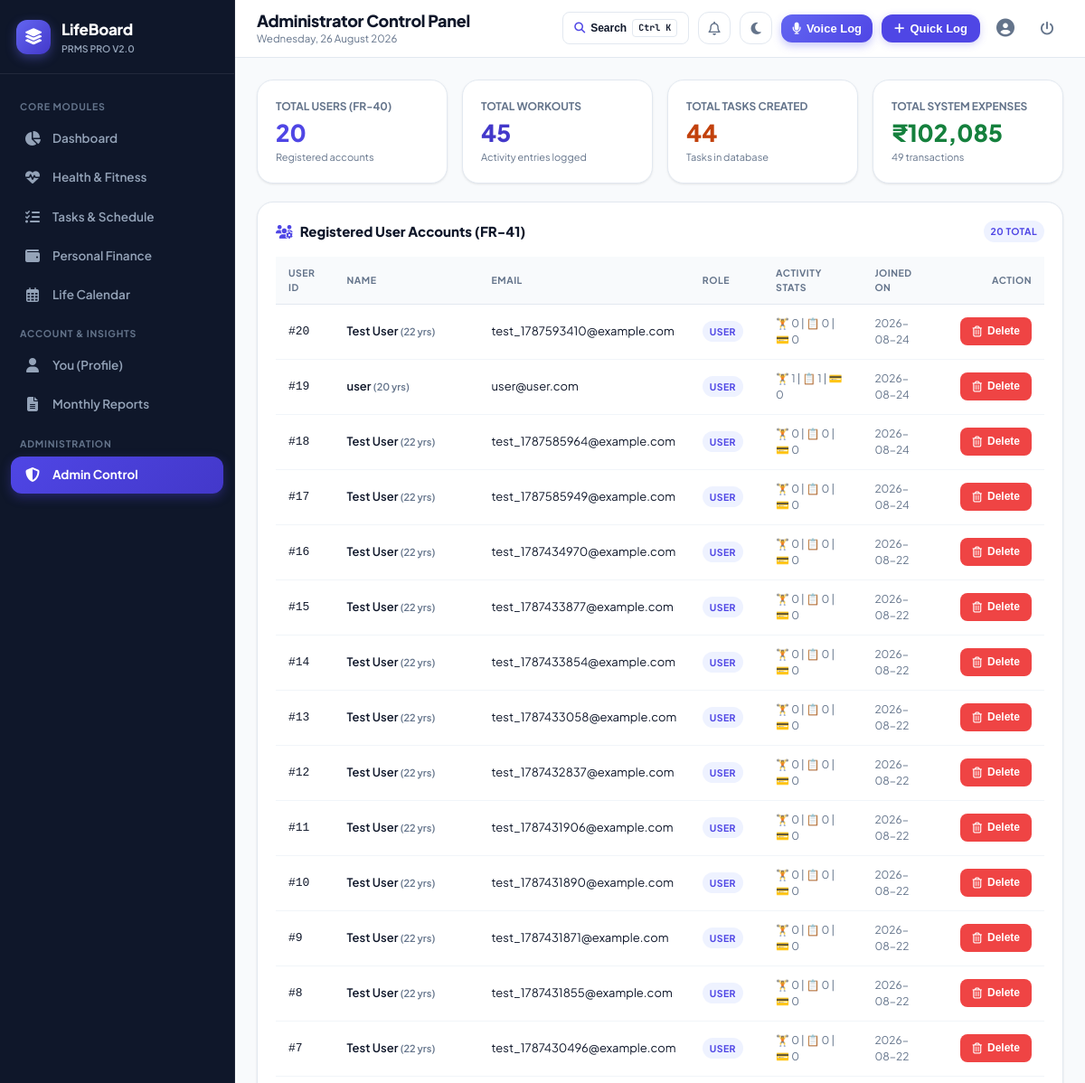
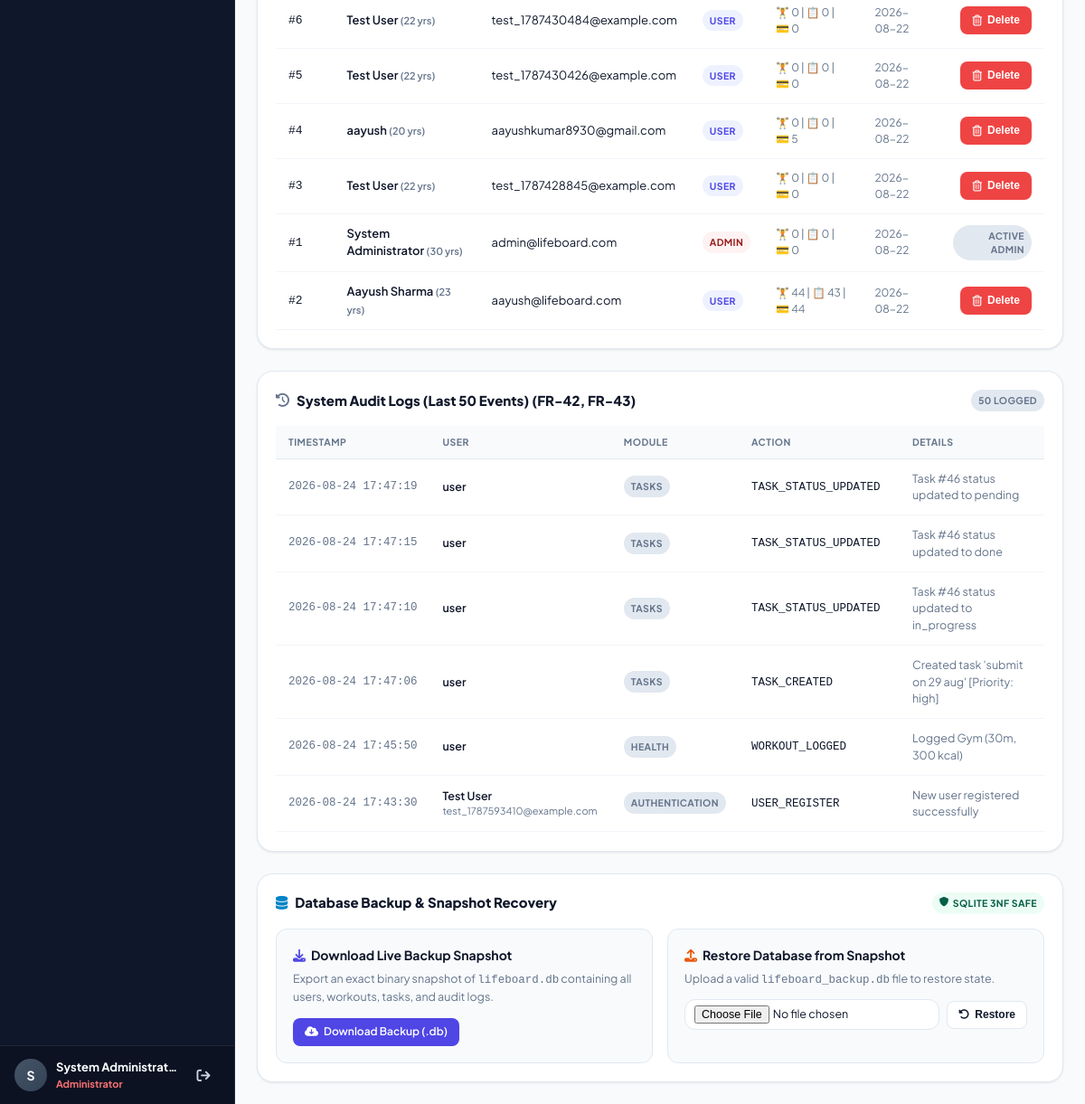
Page /admin (signed in) on the earlier database version (2 pictures, top to bottom).
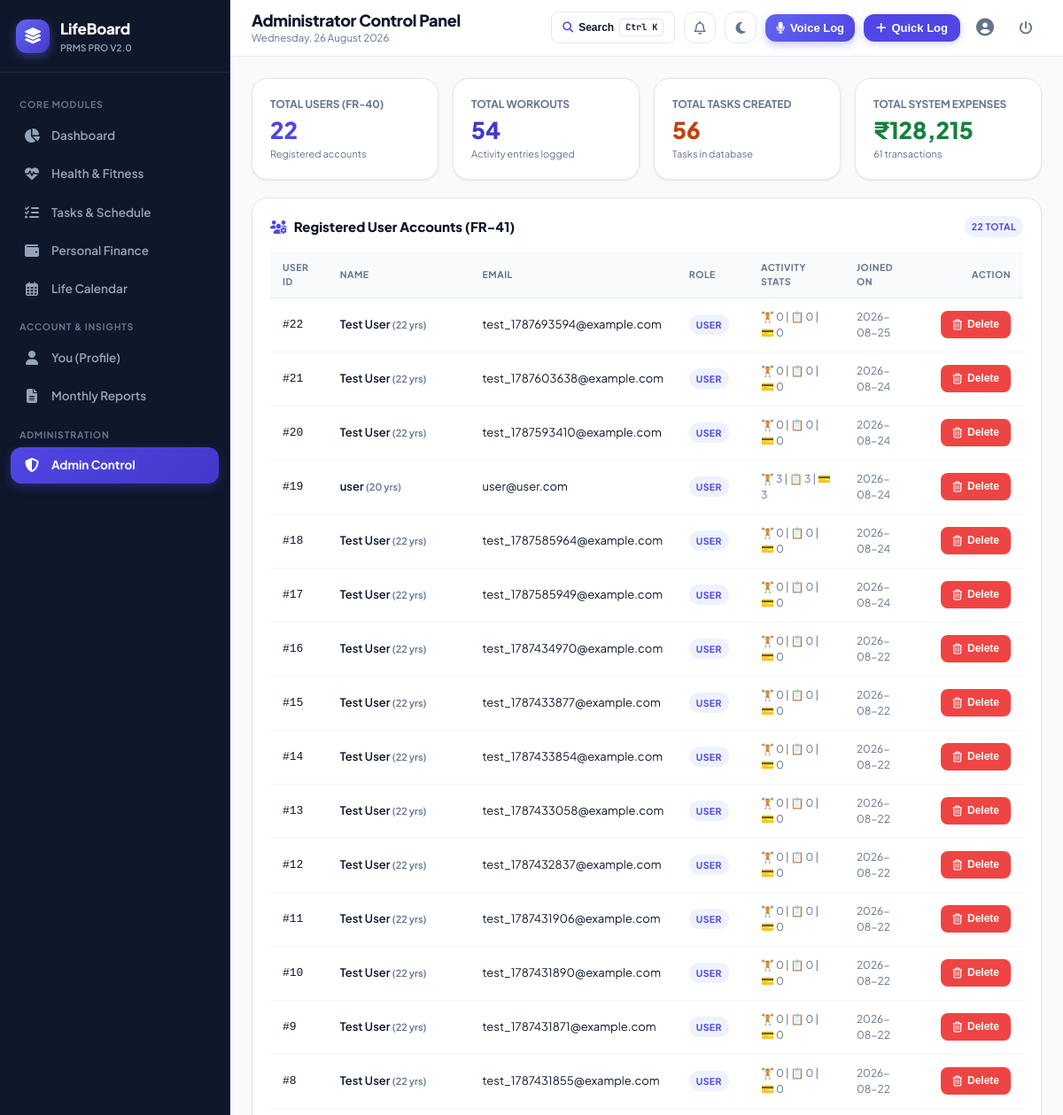
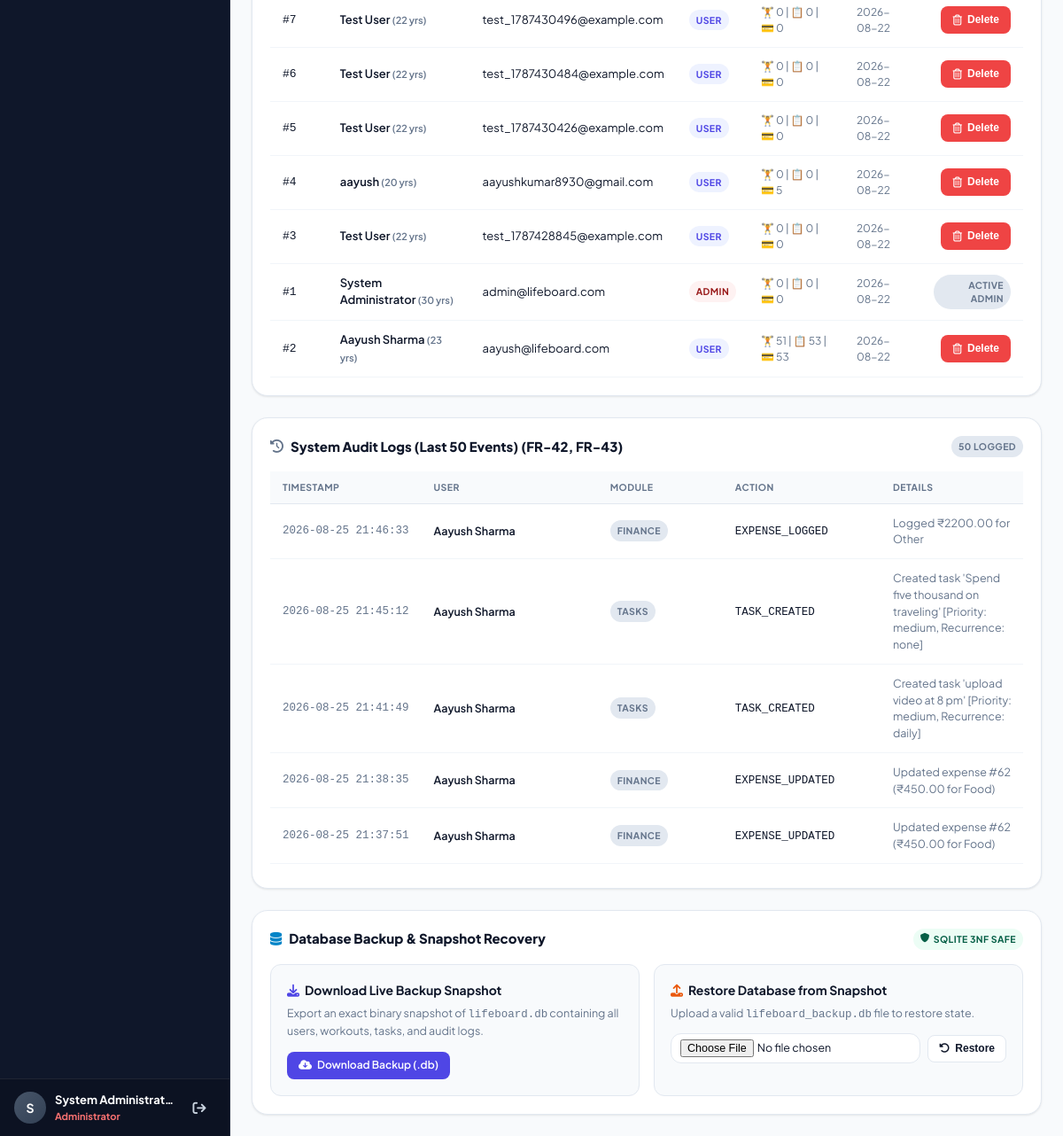
Same page on the later database version (2 pictures, top to bottom).
### tables this page shows
CREATE TABLE users (
        user_id INTEGER PRIMARY KEY AUTOINCREMENT,
        name VARCHAR(100) NOT NULL,
        email VARCHAR(150) NOT NULL UNIQUE,
        password_hash VARCHAR(256) NOT NULL,
        role VARCHAR(10) DEFAULT 'user',
        phone VARCHAR(20),
        age INTEGER,
        bio TEXT,
        created_at DATETIME DEFAULT CURRENT_TIMESTAMP
    );

CREATE TABLE audit_log (
        log_id INTEGER PRIMARY KEY AUTOINCREMENT,
        user_id INTEGER,
        user_email VARCHAR(150),
        action VARCHAR(100) NOT NULL,
        module VARCHAR(50) NOT NULL,
        details TEXT,
        timestamp DATETIME DEFAULT CURRENT_TIMESTAMP,
        FOREIGN KEY (user_id) REFERENCES users(user_id) ON DELETE SET NULL
    );

### app.py (the view)
@app.route('/admin')
@admin_required
def admin_panel():
    stats = models.get_admin_system_stats()
    users = models.get_all_registered_users()
    logs = models.get_audit_logs(limit=50)
    return render_template('admin/index.html',
                           stats=stats,
                           users=users,
                           logs=logs)

### app.py (called while the page is built)
def admin_required(f):
    @wraps(f)
    def decorated_function(*args, **kwargs):
        if 'user_id' not in session:
            flash('Please log in as an administrator.', 'warning')
            return redirect(url_for('login', next=request.path))
        if session.get('role') != 'admin':
            return render_template('errors/403.html'), 403
        return f(*args, **kwargs)
    return decorated_function

@app.after_request
def add_security_headers(response):
    response.headers['Cache-Control'] = 'no-cache, no-store, must-revalidate, max-age=0'
    response.headers['Pragma'] = 'no-cache'
    response.headers['Expires'] = '0'
    return response

### database.py (called while the page is built)
def get_db():
    conn = sqlite3.connect(DB_PATH)
    conn.row_factory = sqlite3.Row
    conn.execute("PRAGMA foreign_keys = ON;")
    return conn

### models.py (called while the page is built)
def get_user_by_id(user_id: int):
    conn = get_db()
    cursor = conn.cursor()
    cursor.execute("SELECT * FROM users WHERE user_id = ?", (user_id,))
    user = cursor.fetchone()
    conn.close()
    return user

### templates/admin/index.html (shortened to what the changed rows need)
{% extends "base.html" %}
{% block page_title %}Administrator Control Panel{% endblock %}
{% block content %}
<div class="grid-4">
  <div class="card">
    <div style="font-size: 12px; font-weight: 700; color: var(--text-muted); text-transform: uppercase;">Total Users (FR-40)</div>
    <div style="font-size: 26px; font-weight: 800; color: var(--primary);">{{ stats.total_users }}</div>
    <div style="font-size: 11px; color: var(--text-muted);">Registered accounts</div>
  </div>
  <div class="card">
    <div style="font-size: 12px; font-weight: 700; color: var(--text-muted); text-transform: uppercase;">Total Workouts</div>
    <div style="font-size: 26px; font-weight: 800; color: #4338ca;">{{ stats.total_workouts }}</div>
    <div style="font-size: 11px; color: var(--text-muted);">Activity entries logged</div>
  </div>
  <div class="card">
    <div style="font-size: 12px; font-weight: 700; color: var(--text-muted); text-transform: uppercase;">Total Tasks Created</div>
    <div style="font-size: 26px; font-weight: 800; color: #c2410c;">{{ stats.total_tasks }}</div>
    <div style="font-size: 11px; color: var(--text-muted);">Tasks in database</div>
  </div>
  <div class="card">
    <div style="font-size: 12px; font-weight: 700; color: var(--text-muted); text-transform: uppercase;">Total System Expenses</div>
    <div style="font-size: 26px; font-weight: 800; color: #15803d;">₹{{ "{:,.0f}".format(stats.total_spent_system) }}</div>
    <div style="font-size: 11px; color: var(--text-muted);">{{ stats.total_expenses }} transactions</div>
  </div>
</div>
<div class="card" style="margin-bottom: 24px;">
  <div class="card-header">
    <h3 class="card-title">
      <i class="fa-solid fa-users-gear" style="color: var(--primary);"></i>
      <span>Registered User Accounts (FR-41)</span>
    </h3>
    <span class="badge badge-primary">{{ users | length }} Total</span>
  </div>
  <div class="table-responsive">
    <table class="table-custom">
      <thead>
        <tr>
          <th>User ID</th>
          <th>Name</th>
          <th>Email</th>
          <th>Role</th>
          <th>Activity Stats</th>
          <th>Joined On</th>
          <th style="text-align: right;">Action</th>
        </tr>
      </thead>
      <tbody>
        {% for u in users %}
        <tr>
          <td><code>#{{ u.user_id }}</code></td>
          <td style="font-weight: 600;">
            {{ u.name }}
            {% if u.age %}<span style="font-size: 11px; color: var(--text-muted);">({{ u.age }} yrs)</span>{% endif %}
          </td>
          <td>{{ u.email }}</td>
          <td>
            <span class="badge {% if u.role == 'admin' %}badge-danger{% else %}badge-primary{% endif %}">
              {{ u.role }}
            </span>
          </td>
          <td style="font-size: 12px; color: var(--text-muted);">
            🏋️ {{ u.workout_count }} | 📋 {{ u.task_count }} | 💳 {{ u.expense_count }}
          </td>
          <td style="font-size: 12px; color: var(--text-muted);">{{ u.created_at[:10] }}</td>
          <td style="text-align: right;">
            {% if u.user_id != session.get('user_id') %}
            <form action="{{ url_for('admin_delete_user', target_user_id=u.user_id) }}" method="POST" style="display: inline;" data-confirm="Are you sure you want to delete user '{{ u.name }}'? All associated workouts, habits, tasks, and expenses will be permanently removed!">
              <button type="submit" class="btn btn-danger btn-sm" title="Delete User Account">
                <i class="fa-regular fa-trash-can"></i> Delete
              </button>
            </form>
            {% else %}
            <span class="badge badge-secondary">Active Admin</span>
            {% endif %}
          </td>
        </tr>
        {% endfor %}
      </tbody>
    </table>
  </div>
</div>
<div class="card">
  <div class="table-responsive" style="max-height: 450px; overflow-y: auto;">
    <table class="table-custom" style="font-size: 12.5px;">
      <thead>
        <tr>
          <th>Timestamp</th>
          <th>User</th>
          <th>Module</th>
          <th>Action</th>
          <th>Details</th>
        </tr>
      </thead>
      <tbody>
        {% for log in logs %}
        <tr>
          <td style="white-space: nowrap; color: var(--text-muted); font-family: monospace;">{{ log.timestamp }}</td>
          <td>
            <div style="font-weight: 600;">{{ log.user_name }}</div>
            {% if log.user_email %}<div style="font-size: 11px; color: var(--text-muted);">{{ log.user_email }}</div>{% endif %}
          </td>
          <td>
            <span class="badge badge-secondary">{{ log.module }}</span>
          </td>
          <td>
            <code>{{ log.action }}</code>
          </td>
          <td style="color: var(--text-muted);">{{ log.details or '—' }}</td>
        </tr>
        {% endfor %}
      </tbody>
    </table>
  </div>
</div>
{% endblock %}

Differences in the rows shown:
no longer on this page (row unchanged): audit_log: timestamp "2026-08-24 17:47:19", user_name "user", module "TASKS", action "TASK_STATUS_UPDATED", details "Task #46 status updated to pending"
no longer on this page (row unchanged): audit_log: timestamp "2026-08-24 17:47:15", user_name "user", module "TASKS", action "TASK_STATUS_UPDATED", details "Task #46 status updated to done"
no longer on this page (row unchanged): audit_log: timestamp "2026-08-24 17:47:10", user_name "user", module "TASKS", action "TASK_STATUS_UPDATED", details "Task #46 status updated to in_progress"
no longer on this page (row unchanged): audit_log: timestamp "2026-08-24 17:47:06", user_name "user", module "TASKS", action "TASK_CREATED", details "Created task 'submit on 29 aug' [Priority: high]"
no longer on this page (row unchanged): audit_log: timestamp "2026-08-24 17:45:50", user_name "user", module "HEALTH", action "WORKOUT_LOGGED", details "Logged Gym (30m, 300 kcal)"
no longer on this page (row unchanged): audit_log: timestamp "2026-08-24 17:43:30", user_name "Test User", user_email "test_1787593410@example.com", module "AUTHENTICATION", action "USER_REGISTER", details "New user registered successfully"
added users: user_id "22", name "Test User", age "22", email "test_1787693594@example.com", role "USER", workout_count "0", task_count "0", expense_count "0", created_at "2026-08-25"
added users: user_id "21", name "Test User", age "22", email "test_1787603638@example.com", role "USER", workout_count "0", task_count "0", expense_count "0", created_at "2026-08-24"
computed for users "user": workout_count "1" → "3"; task_count "1" → "3"; expense_count "0" → "3"
computed for users "Aayush Sharma": workout_count "44" → "51"; task_count "43" → "53"; expense_count "44" → "53"
added audit_log: timestamp "2026-08-25 21:46:33", user_name "Aayush Sharma", module "FINANCE", action "EXPENSE_LOGGED", details "Logged ₹2200.00 for Other"
added audit_log: timestamp "2026-08-25 21:45:12", user_name "Aayush Sharma", module "TASKS", action "TASK_CREATED", details "Created task 'Spend five thousand on traveling' [Priority: medium, Recurrence: none]"
added audit_log: timestamp "2026-08-25 21:41:49", user_name "Aayush Sharma", module "TASKS", action "TASK_CREATED", details "Created task 'upload video at 8 pm' [Priority: medium, Recurrence: daily]"
added audit_log: timestamp "2026-08-25 21:38:35", user_name "Aayush Sharma", module "FINANCE", action "EXPENSE_UPDATED", details "Updated expense #62 (₹450.00 for Food)"
added audit_log: timestamp "2026-08-25 21:37:51", user_name "Aayush Sharma", module "FINANCE", action "EXPENSE_UPDATED", details "Updated expense #62 (₹450.00 for Food)"
Other differences:
{{ stats.total_users }}: "20" → "22"
{{ stats.total_workouts }}: "45" → "54"
{{ stats.total_tasks }}: "44" → "56"
{{ "{:,.0f}".format(stats.total_spent_system) }}: "102,085" → "128,215"
{{ stats.total_expenses }}: "49" → "61"
{{ users | length }}: "20" → "22"
